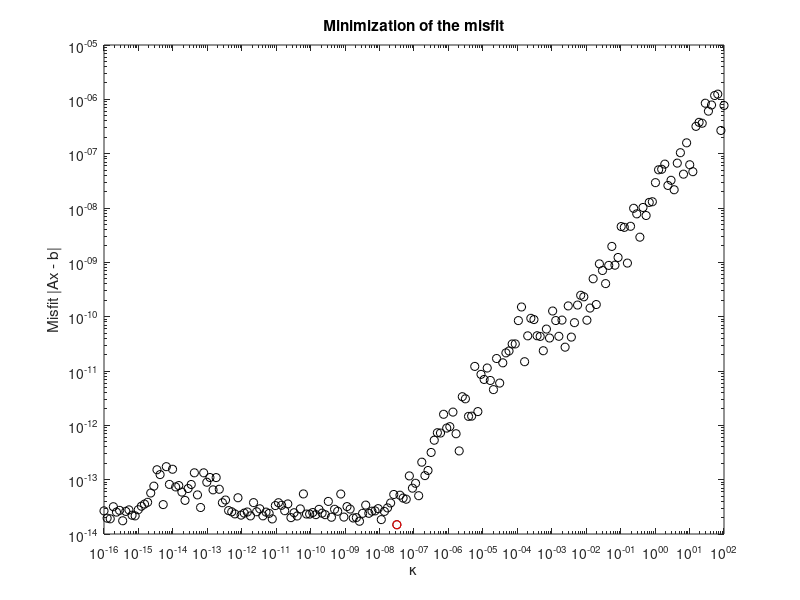
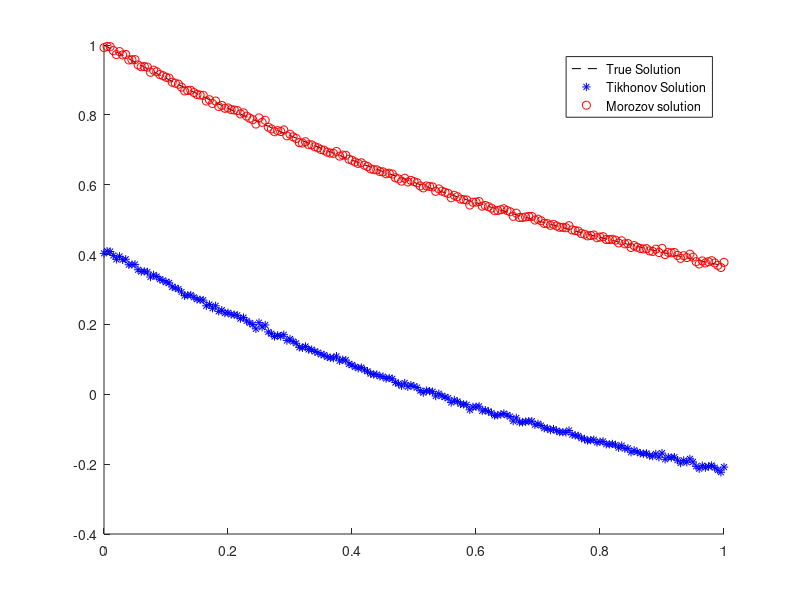

Here is the MATLAB script that generated these plots, in order:
% Exercise 1.6
% CSE 397 - Bayesian Inverse Problems
% D. Pederson
%

% input parameters
f = @(x) exp(-x);   % pick an analytic function
n = 200;            % number of discrete points
beta = 0.001;           % std dev of the kernel
sigma = 0.01;       % std dev of noise
kappa = 1;          % regularization parameter
%

% the kernel
a = @(s,t,b) 1/sqrt(2*pi*b^2)*exp(-1/(2*b^2)*(t-s)^2);

% construct A matrix
A = zeros(n+1);
for i=0:n
    for j=0:n
        si = i/n;
        sj = j/n;
        
        A(i+1,j+1) = a(si,sj,beta)/n;
    end
end

% construct the noisless observation data
% from the chosen function
Yobs = zeros(n+1,1);
for j=0:n
    for i=0:n
        si = i/n;
        sj = j/n;
        
        Yobs(j+1) = Yobs(j+1) + a(sj,si,beta)*f(si)/n; 
    end
end

% Add noise
maxg = max(Yobs);
Yobs = Yobs + sigma*randn(n+1,1);
    

% solve using Tikhonov regularization
D = n*(diag(ones(n,1),1) + -1*ones(n+1));
D = D(1:end-1,:);
kap = logspace(-16,2,200);
reg = zeros(size(kap));
for k=1:length(kap)
    Aprime = A'*A + kap(k)*(D')*D;
    bprime = A'*Yobs;

    m = Aprime\bprime;
    reg(k) = norm(Aprime*m-bprime);
end

figure()
loglog(kap, reg, 'ko')
xlabel('\kappa')
ylabel('Misfit |Ax - b|')
title('Minimization of the misfit')

[minreg, imin] = min(reg);
kmin = kap(imin);

hold on
loglog(kmin, minreg, 'ro')


% solution by truncation (Morozov)
xcg = pcg(A, Yobs, sqrt(n+1)*sigma/norm(Yobs), 10000);


% compare to the optimal solution from Tikhonov
Aprime = A'*A+kmin*(D')*D;
bprime = A'*Yobs;
xtik = Aprime\bprime;


figure()
hold on
xvals = (0:n)/n;
plot(xvals, f(xvals), 'k--')
plot(xvals, xtik, 'b*')
plot(xvals, xcg, 'ro')
legend('True Solution','Tikhonov Solution','Morozov solution')


norm(xcg'-f(xvals))
norm(xtik'-f(xvals))